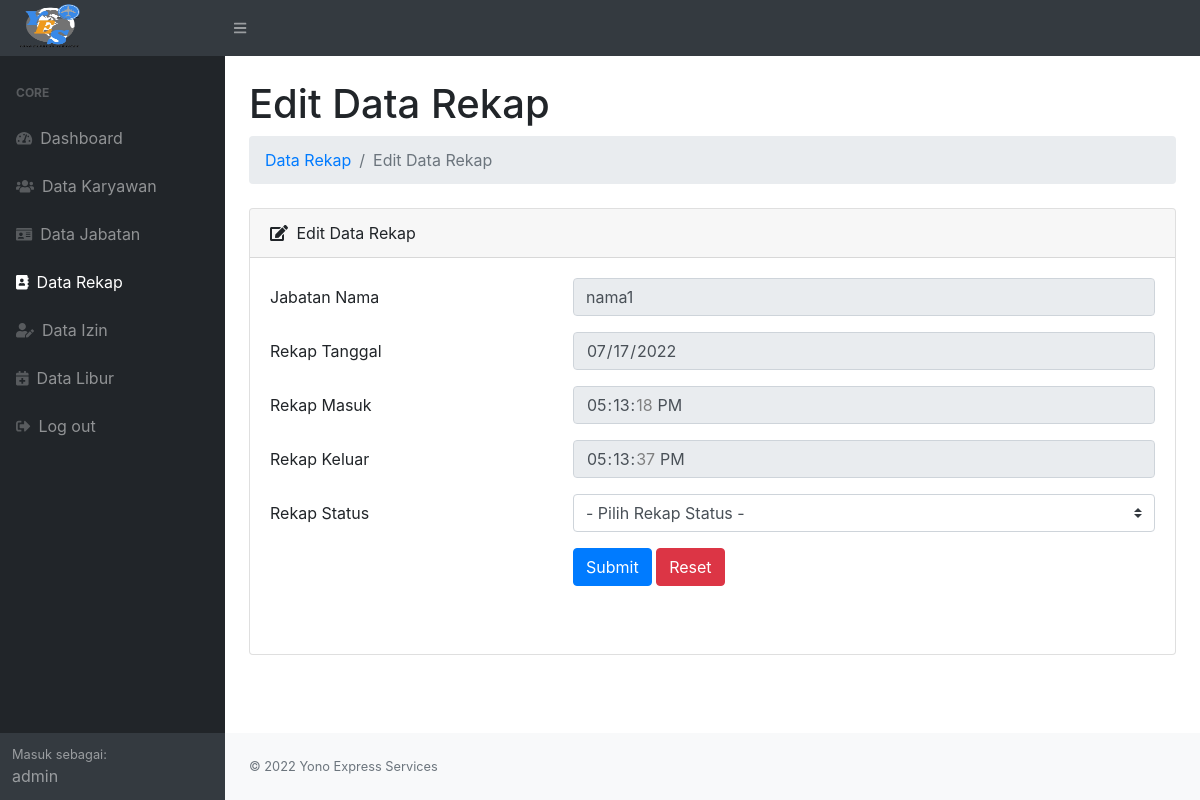
The app's page /edit_rekap.php?rekap_id=5 (signed in) with its own data.
### tables this page shows
CREATE TABLE `rekap` (
  `rekap_id` bigint(20) NOT NULL,
  `jadwal_id` int(12) NOT NULL,
  `karyawan_id` int(12) NOT NULL,
  `rekap_tanggal` date NOT NULL,
  `rekap_masuk` time DEFAULT NULL,
  `rekap_keluar` time DEFAULT NULL,
  `rekap_photomasuk` varchar(255) DEFAULT NULL,
  `status1` tinyint(2) NOT NULL DEFAULT 0,
  `rekap_photokeluar` varchar(255) DEFAULT NULL,
  `status2` tinyint(2) NOT NULL DEFAULT 0,
  `rekap_keterangan` text DEFAULT NULL
);

CREATE TABLE `karyawan` (
  `karyawan_id` int(12) NOT NULL,
  `jabatan_id` int(12) NOT NULL,
  `karyawan_rfid` varchar(10) NOT NULL,
  `karyawan_nama` varchar(50) NOT NULL,
  `karyawan_nik` varchar(16) NOT NULL,
  `karyawan_jeniskelamin` enum('M','F') NOT NULL,
  `karyawan_lahir` date NOT NULL,
  `karyawan_nomorhp` varchar(20) NOT NULL,
  `karyawan_alamat` varchar(500) NOT NULL,
  `karyawan_foto` varchar(255) NOT NULL,
  `karyawan_status` enum('1','0') NOT NULL DEFAULT '1'
);

### edit_rekap.php (the view, shortened to what this page needs)
<?php
require_once("./header.php");
if (isset($_GET["rekap_id"])) {
    $id = $_GET["rekap_id"];
} else {
    header("location:./data_rekap.php");
    exit();
}
$sql = "SELECT `rekap`.`rekap_id`, `karyawan`.`karyawan_foto`, `karyawan`.`karyawan_nama`, `rekap`.`rekap_tanggal`, `rekap`.`rekap_masuk`, `rekap`.`rekap_keluar`, `rekap`.`rekap_photomasuk`, `rekap`.`rekap_photokeluar`, `rekap`.`rekap_keterangan`
        FROM `rekap` INNER JOIN `karyawan` ON `rekap`.`karyawan_id` = `karyawan`.`karyawan_id` WHERE `rekap`.`rekap_id` = '$id'";
$result = $koneksi->query($sql);
while ($row = $result->fetch_assoc()) {
    $karyawan_nama = $row['karyawan_nama'];
    $rekap_tanggal = $row['rekap_tanggal'];
    $rekap_masuk = $row['rekap_masuk'];
    $rekap_keluar = $row['rekap_keluar'];
}
?>
<div id="layoutSidenav_content">
    <main>
        <div class="container-fluid">
            <h1 class="mt-4">Edit Data Rekap</h1>
            <ol class="breadcrumb mb-4">
                <li class="breadcrumb-item"><a href="./data_jabatan.php">Data Rekap</a></li>
                <li class="breadcrumb-item active">Edit Data Rekap</li>
            </ol>
            <div class="card mb-4">
                <div class="card-header">
                    <i class="fas fa-edit mr-1"></i>
                    Edit Data Rekap
                </div>
                <div class="card-body">
                    <form class="mb-5" action="./edit_rekap_post.php" method="POST" id="appsform"
                        enctype="multipart/form-data">
                        <div class="form-group row">
                            <label class="col-sm-4 col-form-label" for="jabatanNama">Jabatan Nama</label>
                            <div class="col-sm-8">
                                <input type="text" class="form-control" id="jabatanNama" name="jabatanNama"
                                    placeholder="Masukkan Nama Jabatan" value="<?php echo $karyawan_nama; ?>"
                                    autocomplete="off" minlength="2" maxlength="50" disabled>
                            </div>
                        </div>
                        <div class="form-group row">
                            <label class="col-sm-4 col-form-label" for="rekapTanggal">Rekap Tanggal</label>
                            <div class="col-sm-8">
                                <input type="date" class="form-control" id="rekapTanggal" name="rekapTanggal"
                                    value="<?php echo $rekap_tanggal; ?>" autocomplete="off" minlength="2"
                                    maxlength="50" disabled>
                            </div>
                        </div>
                        <div class="form-group row">
                            <label class="col-sm-4 col-form-label" for="rekapMasuk">Rekap Masuk</label>
                            <div class="col-sm-8">
                                <input type="time" class="form-control" id="rekapMasuk" name="rekapMasuk"
                                    value="<?php echo $rekap_masuk; ?>" autocomplete="off" minlength="2" maxlength="50"
                                    disabled>
                            </div>
                        </div>
                        <div class="form-group row">
                            <label class="col-sm-4 col-form-label" for="rekapKeluar">Rekap Keluar</label>
                            <div class="col-sm-8">
                                <input type="time" class="form-control" id="rekapKeluar" name="rekapKeluar"
                                    value="<?php echo $rekap_keluar; ?>" autocomplete="off" minlength="2" maxlength="50"
                                    disabled>
                            </div>
                        </div>
                        <div class="form-group row">
                            <label class="col-sm-4 col-form-label" for="rekapKeluar">Rekap Status</label>
                            <div class="col-sm-8">
                                <select class="custom-select" id="rekapStatus" name="rekapStatus" autocomplete="off"
                                    required>
                                    <option value="">- Pilih Rekap Status -</option>
                                </select>
                            </div>
                        </div>
                        <div class="form-group row">
                            <div class="col-sm-8 ml-auto">
                                <button type="submit" class="btn btn-primary">Submit</button>
                                <button type="reset" class="btn btn-danger">Reset</button>
                            </div>
                        </div>
                    </form>
                </div>
            </div>
        </div>
    </main>
    <?php
    require_once("./footer.php");
    ?>

### records on screen
rekap: jabatanNama "nama1", rekapTanggal "07/17/2022", rekapMasuk "17:13:18", rekapKeluar "17:13:37"

### other values on screen
$username "admin"
